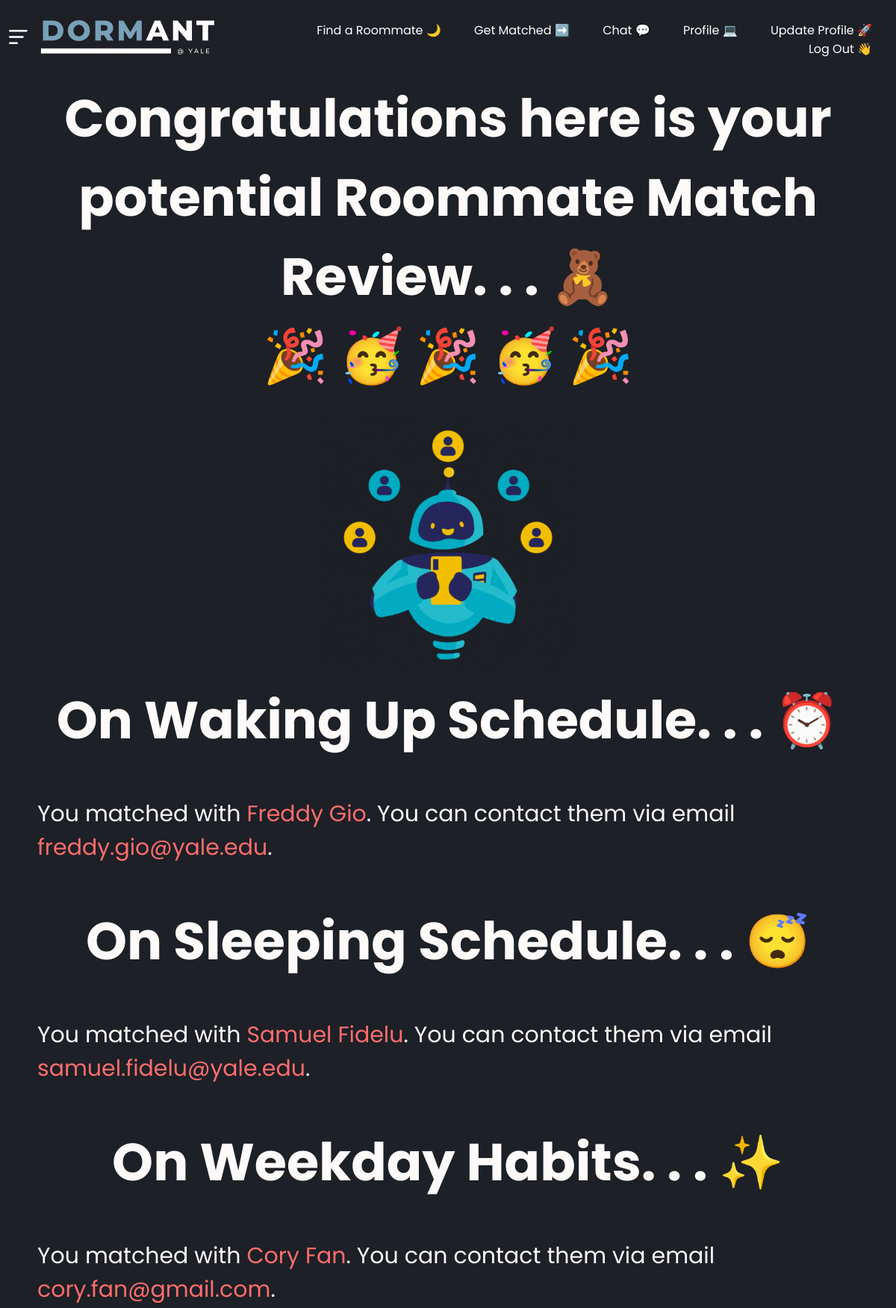
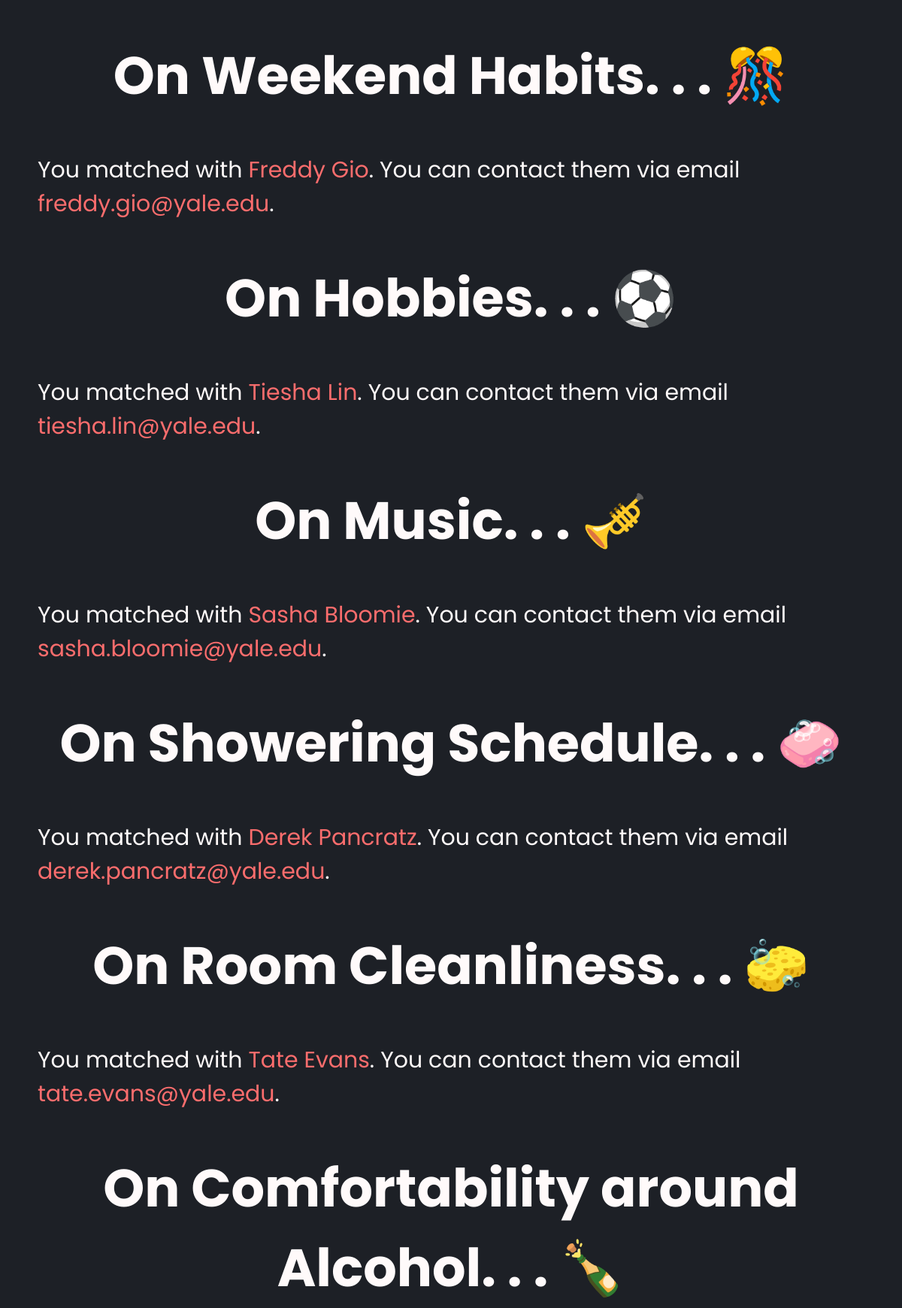
Page /match (signed in, upper part) on the committed database (2 pictures, top to bottom).
### tables this page shows
CREATE TABLE 'preferences' ('email' TEXT NOT NULL, 'awake' TEXT NOT NULL, 'sleep' TEXT NOT NULL, 'weekday' TEXT NOT NULL, 'weekend' TEXT NOT NULL, 'hobbies' TEXT NOT NULL, 'music' TEXT NOT NULL, 'shower' TEXT NOT NULL, 'cleanliness' TEXT NOT NULL, 'comfortability' TEXT NOT NULL, 'share' TEXT NOT NULL, 'name'  TEXT NOT NULL  );

### app.py (the view)
@app.route("/match", methods = ["GET", "POST"])
def match():
    email = session["email"]
    check_match = db.execute("SELECT * FROM PREFERENCES WHERE email = ?", email)
    if len(check_match) != 1:
        return apology("To access this page, you must complete the Find a Roommates tab first.")
    user_awake = db.execute("SELECT awake FROM PREFERENCES WHERE email = ?", email)[0]["awake"]
    try:
        database_name_awake = str(random.choice(db.execute("SELECT name FROM PREFERENCES WHERE awake = ? AND NOT email = ?", user_awake, email)))[10:-2]
    except:
        return apology("All fields of your profile must be complete. Please go back to the Find Roommate Tab and fill out each field")
    database_email_awake = db.execute("SELECT email FROM PREFERENCES WHERE name = ?", database_name_awake)[0]["email"]
    user_sleep = db.execute("SELECT sleep FROM PREFERENCES WHERE email = ?", email)[0]["sleep"]
    try:
        database_name_sleep = str(random.choice(db.execute("SELECT name FROM PREFERENCES WHERE sleep = ? AND NOT email = ?", user_sleep, email)))[10:-2]
    except:
        return apology("All fields of your profile must be complete. Please go back to the Find Roommate Tab and fill out each field")
    database_email_sleep = db.execute("SELECT email FROM PREFERENCES WHERE name = ?", database_name_sleep)[0]["email"]
    user_weekday = db.execute("SELECT weekday FROM PREFERENCES WHERE email = ?", email)[0]["weekday"]
    try:
        database_name_weekday  = str(random.choice(db.execute("SELECT name FROM PREFERENCES WHERE weekday  = ? AND NOT email = ?", user_weekday, email)))[10:-2]
    except:
        return apology("All fields of your profile must be complete. Please go back to the Find Roommate Tab and fill out each field")
    database_email_weekday = db.execute("SELECT email FROM PREFERENCES WHERE name = ?", database_name_weekday)[0]["email"]
    user_weekend = db.execute("SELECT weekend FROM PREFERENCES WHERE email = ?", email)[0]["weekend"]
    try:
        database_name_weekend = str(random.choice(db.execute("SELECT name FROM PREFERENCES WHERE weekend = ? AND NOT email = ?", user_weekend, email)))[10:-2]
    except:
        return apology("All fields of your profile must be complete. Please go back to the Find Roommate Tab and fill out each field")
    database_email_weekend = db.execute("SELECT email FROM PREFERENCES WHERE name = ?", database_name_weekend)[0]["email"]
    user_hobbies = db.execute("SELECT hobbies FROM PREFERENCES WHERE email = ?", email)[0]["hobbies"]
    try:
        database_name_hobbies = str(random.choice(db.execute("SELECT name FROM PREFERENCES WHERE hobbies = ? AND NOT email = ?", user_hobbies, email)))[10:-2]
    except:
        return apology("All fields of your profile must be complete. Please go back to the Find Roommate Tab and fill out each field")
    database_email_hobbies = db.execute("SELECT email FROM PREFERENCES WHERE name = ?", database_name_hobbies)[0]["email"]
    user_music = db.execute("SELECT music FROM PREFERENCES WHERE email = ?", email)[0]["music"]
    try:
        database_name_music = str(random.choice(db.execute("SELECT name FROM PREFERENCES WHERE music = ? AND NOT email = ?", user_music, email)))[10:-2]
    except:
        return apology("All fields of your profile must be complete. Please go back to the Find Roommate Tab and fill out each field")
    database_email_music = db.execute("SELECT email FROM PREFERENCES WHERE name = ?", database_name_music)[0]["email"]
    user_shower = db.execute("SELECT shower FROM PREFERENCES WHERE email = ?", email)[0]["shower"]
    try:
        database_name_shower = str(random.choice(db.execute("SELECT name FROM PREFERENCES WHERE shower = ? AND NOT email = ?", user_shower, email)))[10:-2]
    except:
        return apology("All fields of your profile must be complete. Please go back to the Find Roommate Tab and fill out each field")
    database_email_shower = db.execute("SELECT email FROM PREFERENCES WHERE name = ?", database_name_shower)[0]["email"]
    user_cleanliness = db.execute("SELECT cleanliness FROM PREFERENCES WHERE email = ?", email)[0]["cleanliness"]
    try:
        database_name_cleanliness = str(random.choice(db.execute("SELECT name FROM PREFERENCES WHERE cleanliness = ? AND NOT email = ?", user_cleanliness, email)))[10:-2]
    except:
        return apology("All fields of your profile must be complete. Please go back to the Find Roommate Tab and fill out each field")
    database_email_cleanliness = db.execute("SELECT email FROM PREFERENCES WHERE name = ?", database_name_cleanliness)[0]["email"]
    user_comfortability = db.execute("SELECT comfortability FROM PREFERENCES WHERE email = ?", email)[0]["comfortability"]
    try:
        database_name_comfortability = str(random.choice(db.execute("SELECT name FROM PREFERENCES WHERE comfortability = ? AND NOT email = ?", user_comfortability, email)))[10:-2]
    except:
        return apology("All fields of your profile must be complete. Please go back to the Find Roommate Tab and fill out each field")
    database_email_comfortability = db.execute("SELECT email FROM PREFERENCES WHERE name = ?", database_name_comfortability)[0]["email"]
    user_share = db.execute("SELECT share FROM PREFERENCES WHERE email = ?", email)[0]["share"]
    try:
        database_name_share = str(random.choice(db.execute("SELECT name FROM PREFERENCES WHERE share = ? AND NOT email = ?", user_share, email)))[10:-2]
    except:
        return apology("All fields of your profile must be complete. Please go back to the Find Roommate Tab and fill out each field")
    database_email_share = db.execute("SELECT email FROM PREFERENCES WHERE name = ?", database_name_share)[0]["email"]
    frequency_list = [database_name_awake, database_name_sleep, database_name_weekday, database_name_weekend, database_name_hobbies, database_name_music, database_name_shower, database_name_cleanliness, database_name_comfortability, database_name_share]
    try:
        overall_match_name = most_common(frequency_list)
    except:
        return apology("All fields of your profile must be complete. Please go back to the Find Roommate Tab and fill out each field")
    overall_match_email = db.execute("SELECT email FROM PREFERENCES WHERE name = ?", overall_match_name)[0]["email"]
    return render_template("match.html", awake_name = database_name_awake, awake_email = database_email_awake, sleep_name = database_name_sleep, sleep_email = database_email_sleep, weekday_name = database_name_weekday, weekday_email = database_email_weekday, weekend_name = database_name_weekend, weekend_email = database_email_weekend, hobbies_name = database_name_hobbies, hobbies_email = database_email_hobbies, music_name = database_name_music, music_email = database_email_music, shower_name = database_name_shower, shower_email = database_email_shower, cleanliness_name =  database_name_cleanliness, cleanliness_email = database_email_cleanliness, comfortability_name = database_name_comfortability, comfortability_email = database_email_comfortability, share_name = database_name_share, share_email = database_email_share, overall_match_name = overall_match_name, overall_match_email = overall_match_email)

### helpers.py (called while the page is built)
def most_common(frequency_list):
    return max(set(frequency_list), key = frequency_list.count)

### templates/match.html (shortened to what this page needs)
{% extends "layout.html" %}
{% block main %}
<h1><center>Congratulations here is your potential Roommate Match Review. . . 🧸</center></h1>
<h1><center>🎉 🥳 🎉 🥳 🎉</center></h1>
<br>
<div>
    <center><img src = "static/matchrobot.gif" width = 350></img></center>
</div>
<h1><center>On Waking Up Schedule. . . ⏰</center></h1>
<p class = "start_text">You matched with <FONT COLOR = #FC6D6D>{{awake_name}}</FONT>. You can contact them via email <FONT COLOR = #FC6D6D>{{awake_email}}</FONT>.</p>
<h1><center>On Sleeping Schedule. . . 😴</center></h1>
<p class = "start_text">You matched with <FONT COLOR = #FC6D6D>{{sleep_name}}</FONT>. You can contact them via email <FONT COLOR = #FC6D6D>{{sleep_email}}</FONT>.</p>
<h1><center>On Weekday Habits. . . ✨</center></h1>
<p class = "start_text">You matched with <FONT COLOR = #FC6D6D>{{weekday_name}}</FONT>. You can contact them via email <FONT COLOR = #FC6D6D>{{weekday_email}}</FONT>.</p>
<h1><center>On Weekend Habits. . . 🎊</center></h1>
<p class = "start_text">You matched with <FONT COLOR = #FC6D6D>{{weekend_name}}</FONT>. You can contact them via email <FONT COLOR = #FC6D6D>{{weekend_email}}</FONT>.</p>
<h1><center>On Hobbies. . . ⚽</center></h1>
<p class = "start_text">You matched with <FONT COLOR = #FC6D6D>{{hobbies_name}}</FONT>. You can contact them via email <FONT COLOR = #FC6D6D>{{hobbies_email}}</FONT>.</p>
<h1><center>On Music. . . 🎺</center></h1>
<p class = "start_text">You matched with <FONT COLOR = #FC6D6D>{{music_name}}</FONT>. You can contact them via email <FONT COLOR = #FC6D6D>{{music_email}}</FONT>.</p>
<h1><center>On Showering Schedule. . . 🧼</center></h1>
<p class = "start_text">You matched with <FONT COLOR = #FC6D6D>{{shower_name}}</FONT>. You can contact them via email <FONT COLOR = #FC6D6D>{{shower_email}}</FONT>.</p>
<h1><center>On Room Cleanliness. . . 🧽</center></h1>
<p class = "start_text">You matched with <FONT COLOR = #FC6D6D>{{cleanliness_name}}</FONT>. You can contact them via email <FONT COLOR = #FC6D6D>{{cleanliness_email}}</FONT>.</p>
<h1><center>On Comfortability around Alcohol. . . 🍾</center></h1>
<br>
{% endblock %}

### static/styles.css (style rules this page uses)
* { margin: 0; padding: 0; font-family: "Poppins", sans-serif, Times New Roman; box-sizing: border-box; }
h1 { font-size: 70px; }
.start_text { font-size: 30px; margin: 50px }

### rows in the picture
preferences: name "Freddy Gio", email "freddy.gio@yale.edu"
preferences: name "Samuel Fidelu", email "samuel.fidelu@yale.edu"
preferences: name "Cory Fan", email "cory.fan@gmail.com"
preferences: name "Tiesha Lin", email "tiesha.lin@yale.edu"
preferences: name "Sasha Bloomie", email "sasha.bloomie@yale.edu"
preferences: name "Derek Pancratz", email "derek.pancratz@yale.edu"
preferences: name "Tate Evans", email "tate.evans@yale.edu"
